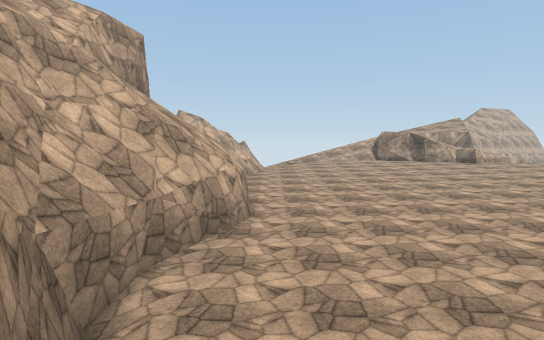
View 1 (above)

24 first-person views from a walk through a scene from a Unity 3-D project. The camera is 1.2 m above the floor, tilts 4° down and sees 75° across. The floor is counted in squares, 2 m on a side. Each view is taken from the middle of a square. On the plan, view 1 faces up. The plan holds only what a view shows up to about 10 squares ahead; the rest is blank. The place goes on beyond the plan. Surface patterns are stand-ins for the level's own textures.

View 2
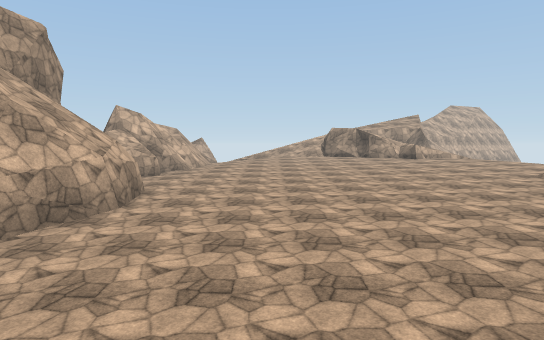

View 3
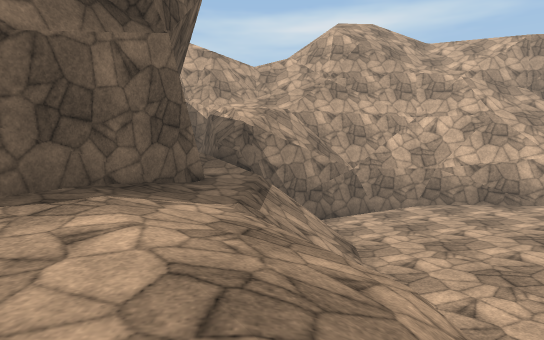

View 4
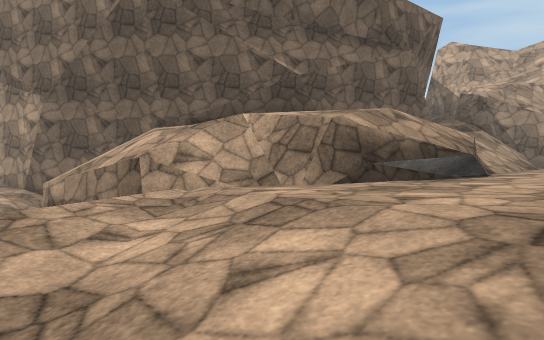

View 5
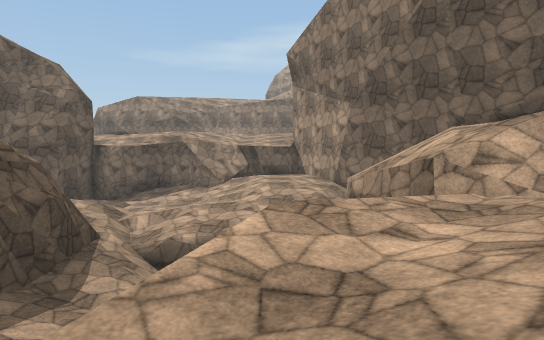

View 6
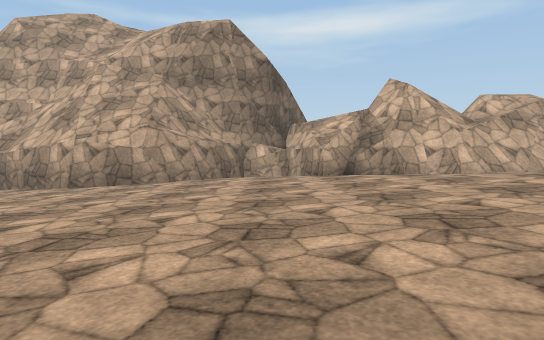

View 7
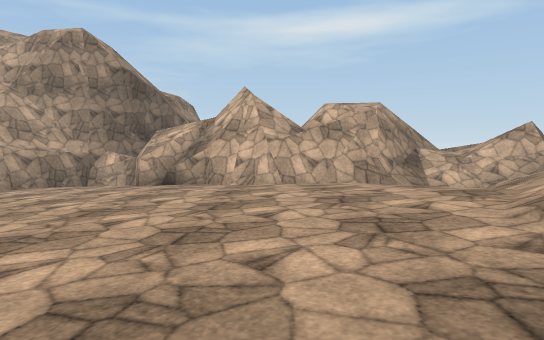

View 8
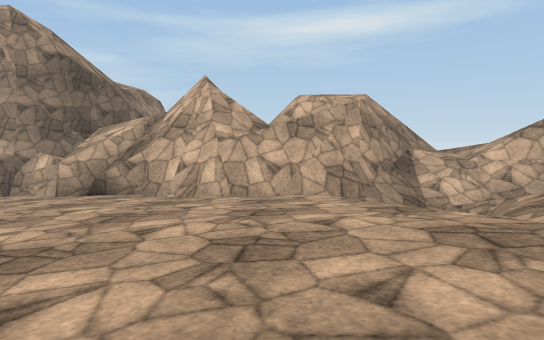

View 9
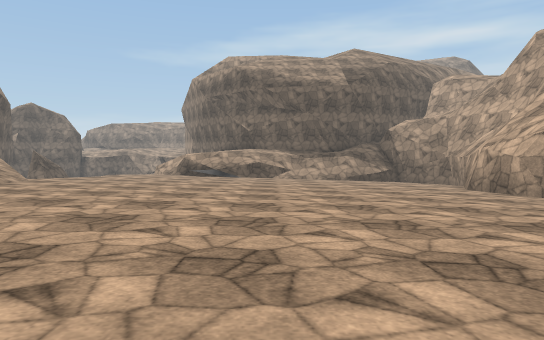

View 10
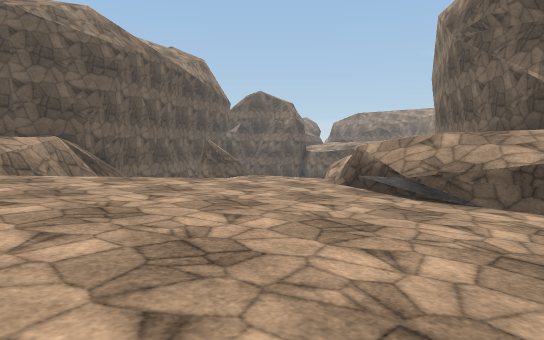

View 11
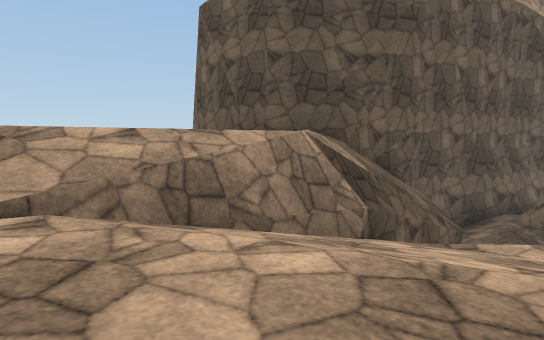

View 12
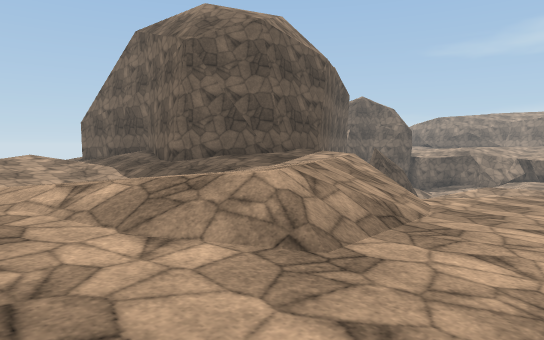

View 13
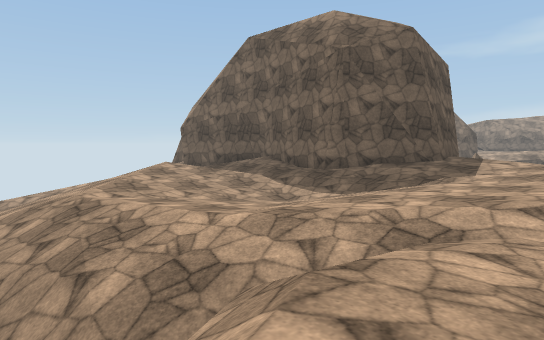

View 14
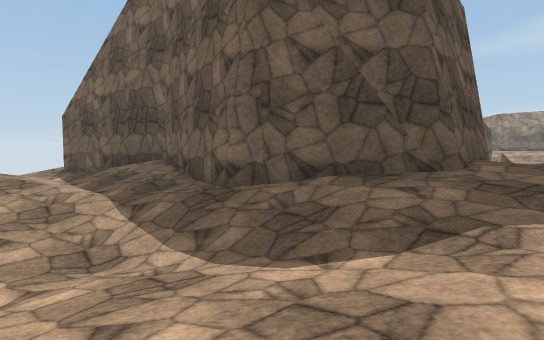

View 15
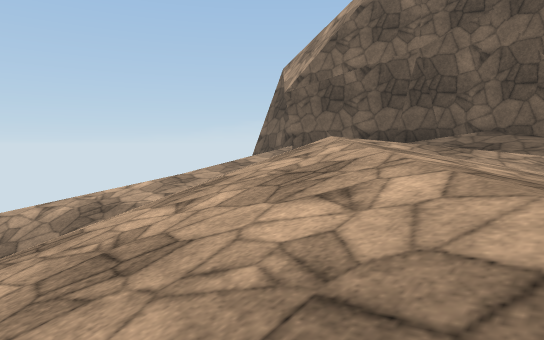

View 16
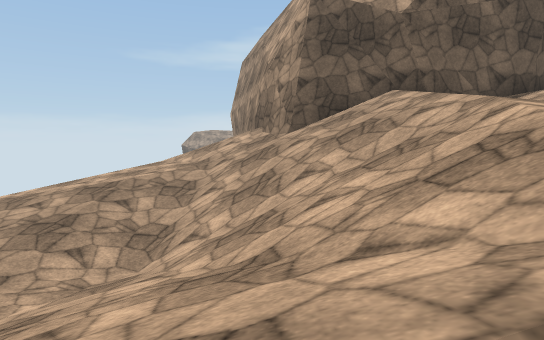

View 17
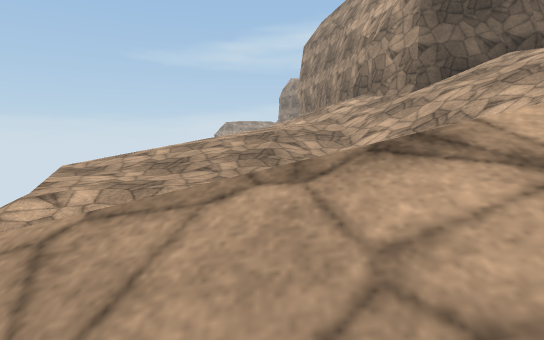

View 18
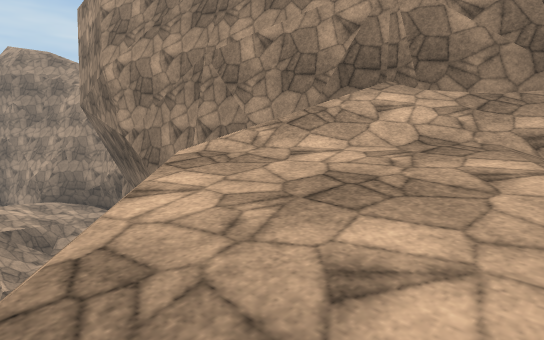

View 19
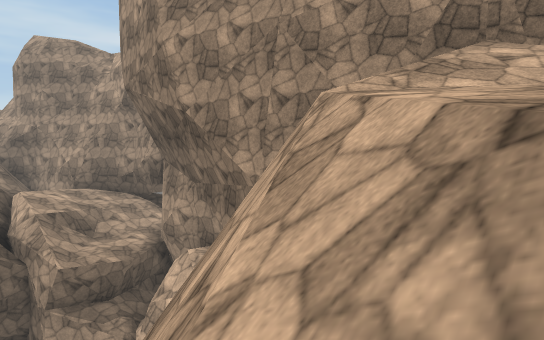

View 20
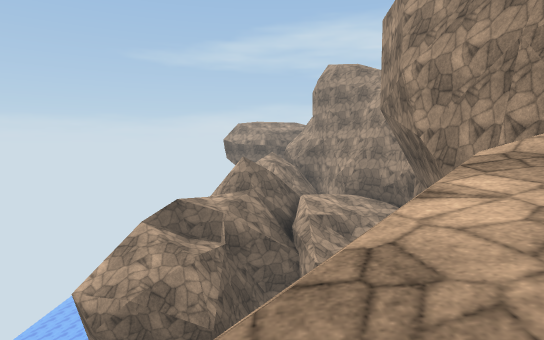

View 21
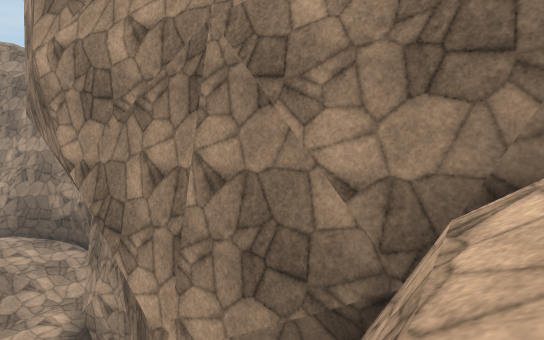

View 22
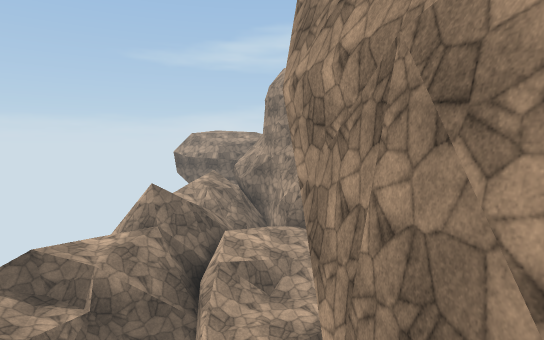

View 23
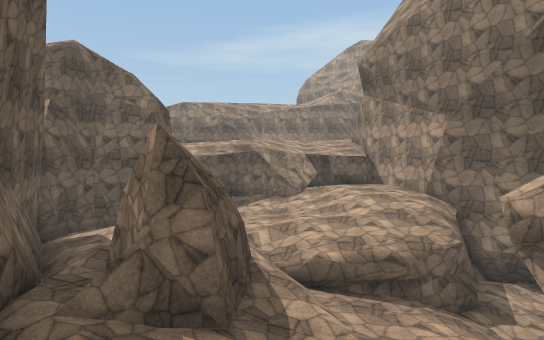

View 24
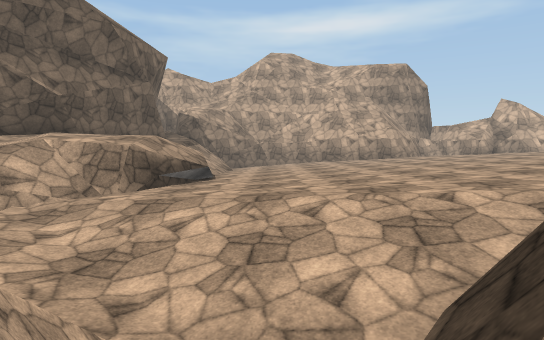

### Floor plan
Key: @ floor where view 1 was taken; # wall or solid block; . main floor; : floor 0.75 m higher than the main floor; - floor 1 m lower than the main floor; + floor 1.5 m higher than the main floor; _ floor 1.75 m lower than the main floor; < floor 2.5 m lower than the main floor; * floor 3 m higher than the main floor; ( floor 3.25 m lower than the main floor; ! floor 5 m lower than the main floor; % floor 5.5 m higher than the main floor; / step, stairs or slope; = window, fence, low wall or low ledge; v drop or lower ground.
Columns run from 4 left of view 1 to 35 right of it. Each row starts with its distance up from view 1.
 24 #/=/
 23 #+// :+
 22 v##/=///
 21 //#=/ ////
 20 /////:::://
 19  ///..::::::
 18  //=..:::::::
 17 %/##..::::::
 16 *=#......:::     :                  /
 15 *##........::    :/=////////     /
 14  ##..........    ::///...//// /////
 13 ##=.............::./....../////_////  !/
 12 ##.............../::.....::///-/////!!!/
 11  ##............./:::......:///.////!/!!/
 10   ##............/+::...../:::..////////!
  9    #............/+::..//.....///////////
  8    #............//+::///:::::.#/////(((/
  7   ##---..........=+::+############/<((//
  6   #------......../#++##          #//<//
  5   #---------.....-#//#           #///vv
  4   #------------.-__v/#           ##v
  3   #___-----------_v v###          #
  2   ##//////=/=---__v  vv#          #
  1    # //////++//--v  vvv#          #v
  0   ##@//+++++++/=v  vv(v##         #v   v
 -1   #/  ###++++:// vvvv##v##        #v   v
 -2         ###++://vvvvv# vv#        #vv  v
 -3           ##+://vvvvvv vv##       #vvv v
 -4             #//vvvvvvvv vv#       #vvvvv
 -5             ##vvvvvvvvv  v#      vvvvvvv
 -6              ##vvvvvvv   v#      vvv

Where each view was taken, in squares from view 1:
view 1: 0 up, 0 right, facing up
view 2: 0 up, 3 right, facing up
view 3: 1 up, 8 right, facing left
view 4: 4 up, 13 right, facing down-left
view 5: 4 up, 13 right, facing down
view 6: 13 up, 8 right, facing left
view 7: 18 up, 8 right, facing left
view 8: 19 up, 6 right, facing left
view 9: 18 up, 5 right, facing down
view 10: 8 up, 5 right, facing down-right
view 11: 6 up, 10 right, facing right
view 12: 13 up, 10 right, facing down-right
view 13: 16 up, 13 right, facing down-right
view 14: 11 up, 15 right, facing down-right
view 15: 15 up, 20 right, facing down-right
view 16: 15 up, 29 right, facing down
view 17: 16 up, 32 right, facing down
view 18: 8 up, 34 right, facing down-left
view 19: 7 up, 35 right, facing down-left
view 20: 8 up, 34 right, facing down
view 21: 5 up, 32 right, facing down-left
view 22: 5 up, 31 right, facing down
view 23: 4 up, 16 right, facing down
view 24: 4 up, 16 right, facing left
